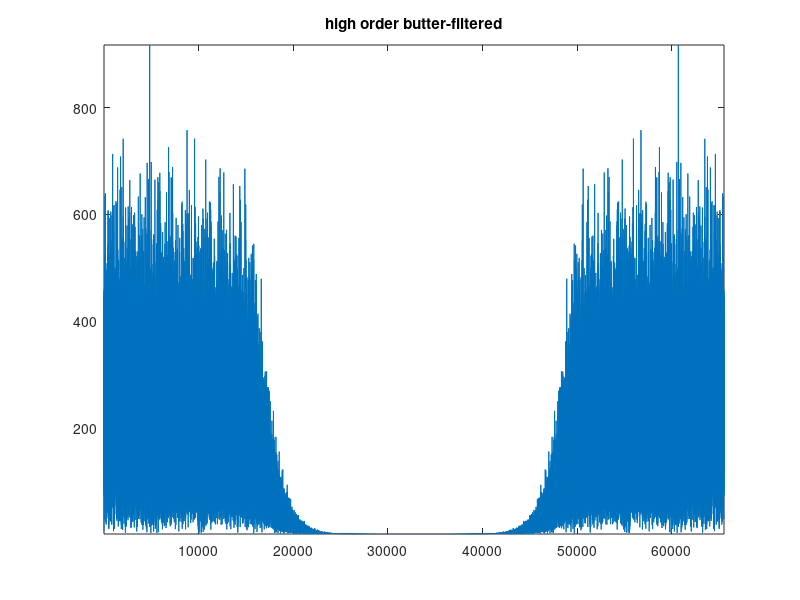

This figure's MATLAB source:
%instructions: 
%Run 'init.m'. This gives a signal of noise and two filtered versions of this
%signal.
%
%Then use functions 'acf_est' and 'psd_est' to estimate ACF and PSD
%of a signal.
%Use 'per_avg' to produce an averaged periodogram for a signal.


global fs n N t tl k K h count;

tl = 10; %i'm setting the length in time of noise-signal to tl seconds.

count = 0;
N = 2^16; %set to 2^16 for demo
t = (0:1:N-1);
k = (-N/2:1:N/2-1);
n = t;
% k = t;
h = exp(-t); %first order filter in the time-domainx
fs = N / tl; % sampling frequency.. ??

freq = 0 : 2*pi / N : 2*pi - (2*pi) / N; %normalized frequency vector ( ?? rad/s)(???)
normfreq = freq / (2 * pi);


K = [-flip(n) n+1];

x = wgn(1, N, 0);
% x2 = randn(1, N); 
% rx_hat = acf_est(x);
% figure(1), plot(x);
% figure(2), plot(x2);

%%
[b, a] = butter(1, 0.5); %first-order LP-filter
%a1, b1 numerator, denominator for 1st order filter.. doesn't seem so
% %good-...
a1 = 1;
b1 = [0.5 0.5];

y=filter(b, a, x);
% y33 = filter(lpFilt, x);
y2 = filter(b1, a1, x);
% y2 = simplp(x);
% figure(1)
% subplot(121), plot(y), axis tight, title('butter-filtered');
% subplot(122), plot(y2), axis tight, title('homemade-filtered');
%%

[d, c] = butter(7, 0.5); %7:th-order LP-filter, approximating ideal filter

yb = filter(d, c, x);
%%
[f, e] = cheby1(7, 0.5, 0.5);
yc = filter(f, e, x);
% ry_hat = acf_est(y);
% ryb_hat = acf_est(yb);
% ryc_hat = acf_est(yc);
% a2 = 1;
% b2 = [1 1 1 1 1 1 1] / 7;
% y3 = filter(b2, a2, x);
%%
figure(2)
% subplot(121), plot(y), axis tight, title('low order-filtered');
% subplot(122), 
plot(abs(fft(yb))), axis tight, title('high order butter-filtered');
